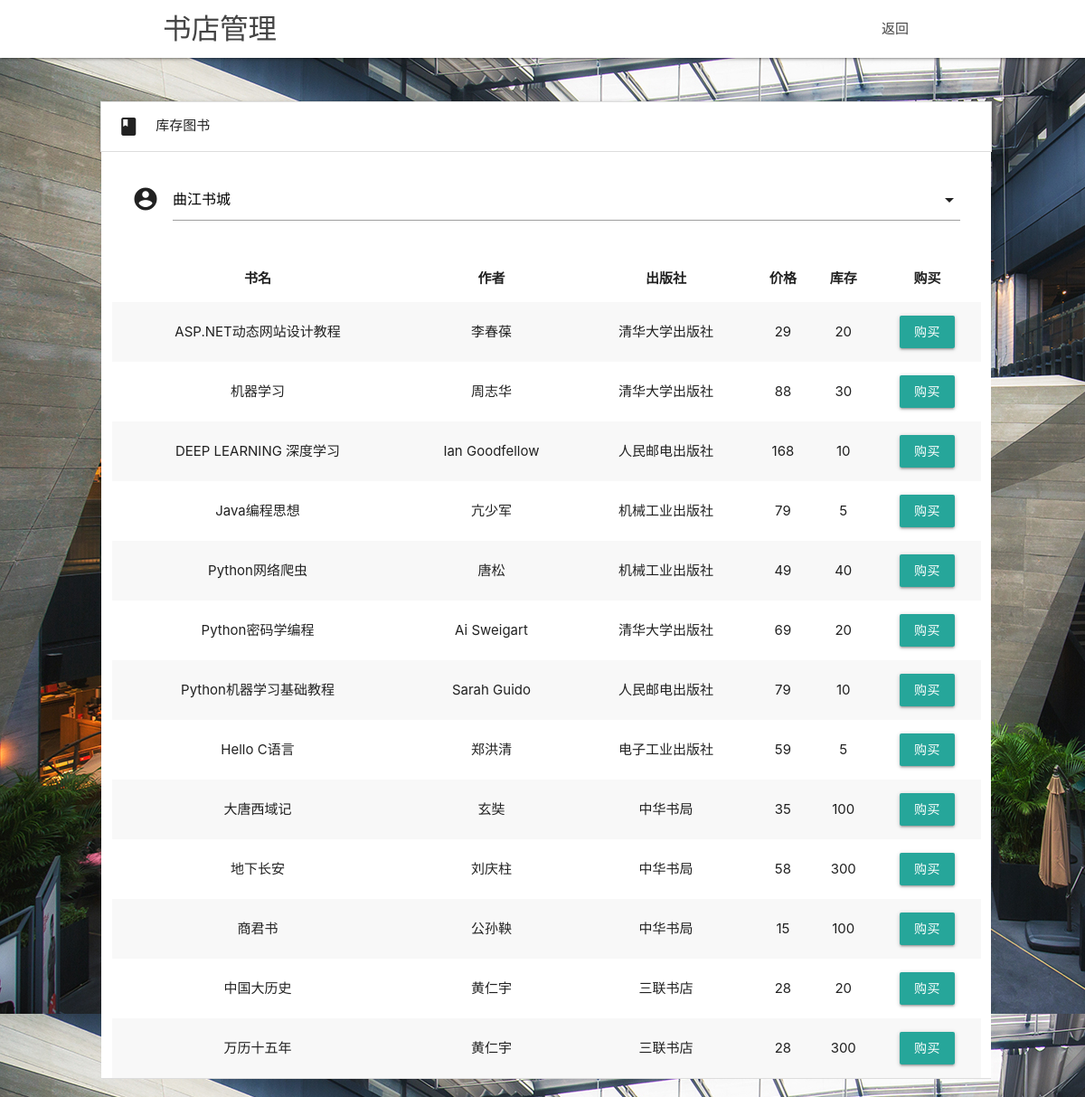
Before: /supplier/ with the older database file.
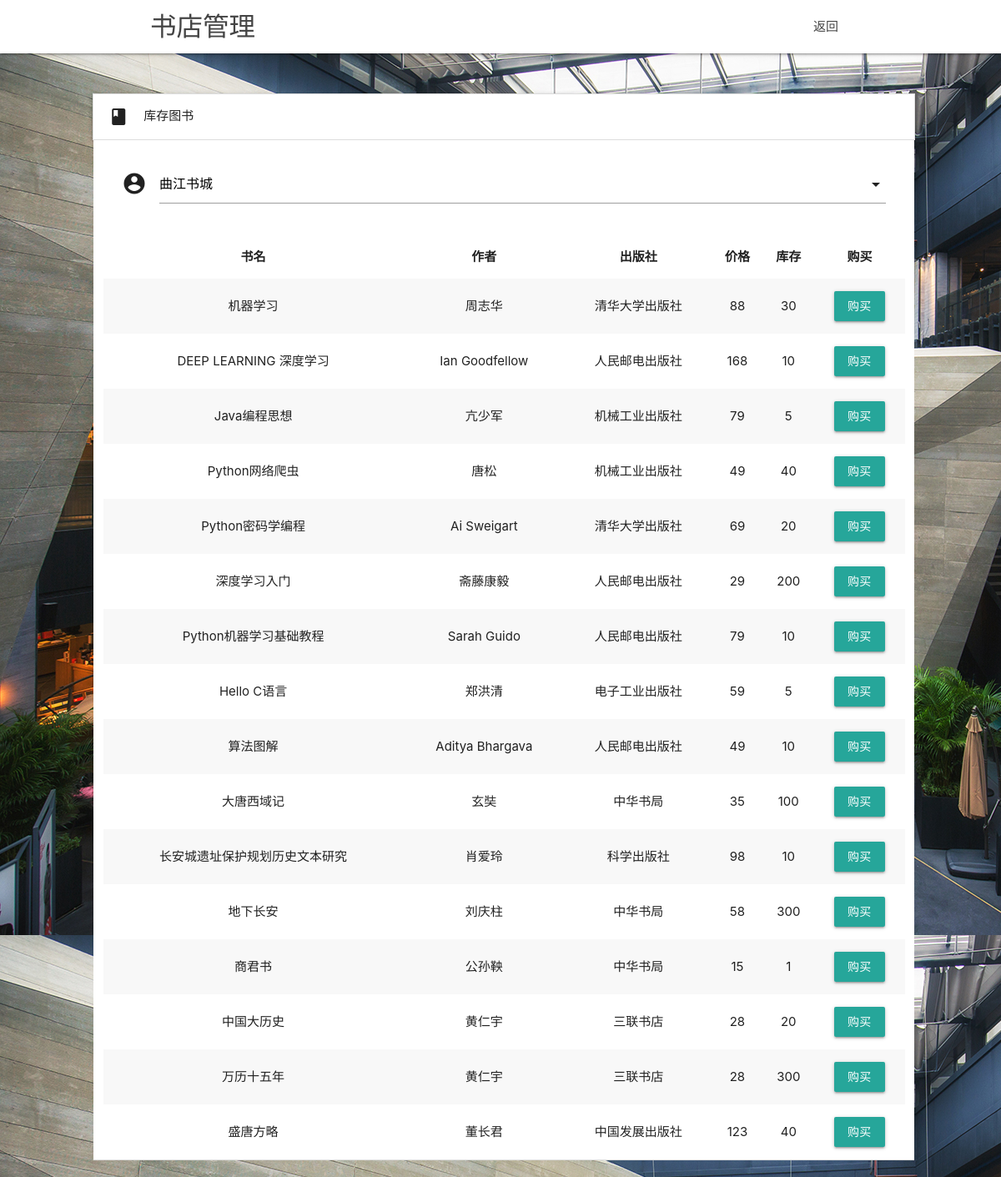
After: the same page with the newer database file.
### book/models.py (models this page shows, shortened)
class Book(models.Model):
	book_name = models.CharField(primary_key=True, max_length=30, verbose_name="书名")
	publisher = models.CharField(max_length=30, verbose_name="出版社")
	writer = models.CharField(max_length=50, verbose_name="作者")
	price = models.IntegerField(verbose_name="价格")
	number = models.IntegerField(verbose_name="数量")
	book_stack = models.ForeignKey(BookStack, verbose_name="书库", on_delete=models.CASCADE, null=True, default=None)
	class Meta:
		app_label = "book"
		verbose_name = "书"
		verbose_name_plural = verbose_name

### user/views.py (the view, shortened to what this page needs)
# urls.py: path('supplier/', SupplierView.as_view()),
class SupplierView(View):
	def get(self, request):
		books = Book.objects.filter(book_stack__stack_name='中国卖书有限公司书库')
		return adminBookStore(request, books)

### user/views.py (called while the page is built)
def adminBookStore(request, books):
	return render(request, 'supplier.html', {'books': books})

### templates/supplier.html (shortened to what this page needs)
<!DOCTYPE html>
<html lang="en">
    <head>
    <link href="/static/css/materialize.css" type="text/css" rel="stylesheet" media="screen,projection"/>
    <link href="/static/css/style.css" type="text/css" rel="stylesheet" media="screen,projection"/>
</head>
    <body background="/static/pic/backups/qujiangshucheng_bg.jpg">
    <nav class="white" role="navigation">
    <div class="nav-wrapper container">
      <a id="logo-container" class="brand-logo" href="/ ">{{ store.store_name }} 书店管理</a>
      <ul class="right hide-on-med-and-down">
        <li><a href="/ ">返回</a></li>
      </ul>
    </div>
  </nav>
  <div class="row" style="padding-top: 40px; margin-right: auto; margin-left: 100px;">
    <div class="col s12 m11">
      <ul class="collapsible">
            <li class="active">
              <div class="collapsible-header"><i class="material-icons">book</i>库存图书</div>
              <div class="collapsible-body col s12" style="background: white;">
              <form class="c" id="log_form" action="" method="post" style="background: white">
              <div class="input-field col s12">
                <div class="input-field col s12">
                    <i class="material-icons prefix">account_circle</i>
                  </div>
            </div>
                  <table class="m11 striped highlight centered background: white;">
                    <thead>
                      <tr>
                          <th>书名</th>
                          <th>作者</th>
                          <th>出版社</th>
                          <th>价格</th>
                          <th>库存</th>
                          <th>购买</th>
                      </tr>
                    </thead>
                    <tbody>
                    {% for book in books %}
                      <tr>
                        <td>{{ book.book_name }}</td>
                        <td>{{ book.writer }}</td>
                        <td>{{ book.publisher }}</td>
                        <td>{{ book.price }}</td>
                        <td>{{ book.number }}</td>
                          <td><button class="btn" onclick="buyBooks(this)">购买</button></td>
                      </tr>
                    {% endfor %}
                    </tbody>
                  </table>
              </form>
              </div>
            </li>
      </ul>
</body>
</html>

### static/css/style.css (style rules this page uses)
nav ul a, nav .brand-logo { color: #444; }

Changed rows visible on the page:
no longer on this page (row edited): Book: book_name "ASP.NET动态网站设计教程", writer "李春葆", publisher "清华大学出版社", price "29", number "20"
now on this page (row edited): Book: book_name "深度学习入门", writer "斋藤康毅", publisher "人民邮电出版社", price "29", number "200"
now on this page (row edited): Book: book_name "算法图解", writer "Aditya Bhargava", publisher "人民邮电出版社", price "49", number "10"
now on this page (row edited): Book: book_name "长安城遗址保护规划历史文本研究", writer "肖爱玲", publisher "科学出版社", price "98", number "10"
changed Book "商君书": number "100" → "1"
now on this page (row edited): Book: book_name "盛唐方略", writer "董长君", publisher "中国发展出版社", price "123", number "40"
